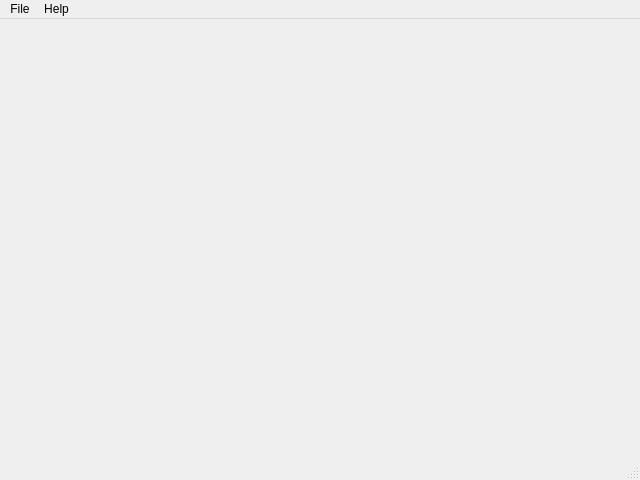
<?xml version="1.0" encoding="UTF-8"?>
<ui version="4.0">
 <class>MainWindow</class>
 <widget class="QMainWindow" name="MainWindow">
  <property name="geometry">
   <rect>
    <x>0</x>
    <y>0</y>
    <width>640</width>
    <height>480</height>
   </rect>
  </property>
  <property name="minimumSize">
   <size>
    <width>640</width>
    <height>480</height>
   </size>
  </property>
  <property name="baseSize">
   <size>
    <width>640</width>
    <height>480</height>
   </size>
  </property>
  <property name="windowTitle">
   <string notr="true">EE Save Editor by szaumoor</string>
  </property>
  <property name="toolTip">
   <string>A save editor for the Enhanced Editiors of the IE games</string>
  </property>
  <widget class="QWidget" name="centralwidget"/>
  <widget class="QMenuBar" name="menubar">
   <property name="geometry">
    <rect>
     <x>0</x>
     <y>0</y>
     <width>640</width>
     <height>22</height>
    </rect>
   </property>
   <widget class="QMenu" name="menuSome_text">
    <property name="title">
     <string>File</string>
    </property>
    <addaction name="actionOpen"/>
   </widget>
   <widget class="QMenu" name="menuHelp">
    <property name="title">
     <string>Help</string>
    </property>
    <addaction name="actionAbout"/>
    <addaction name="actionForum"/>
    <addaction name="actionDiscord"/>
   </widget>
   <addaction name="menuSome_text"/>
   <addaction name="menuHelp"/>
  </widget>
  <widget class="QStatusBar" name="statusbar"/>
  <action name="actionOpen">
   <property name="text">
    <string>Open...</string>
   </property>
  </action>
  <action name="actionAbout">
   <property name="text">
    <string>About...</string>
   </property>
  </action>
  <action name="actionForum">
   <property name="text">
    <string>Forum...</string>
   </property>
  </action>
  <action name="actionDiscord">
   <property name="text">
    <string>Discord</string>
   </property>
  </action>
 </widget>
 <resources/>
 <connections/>
</ui>
